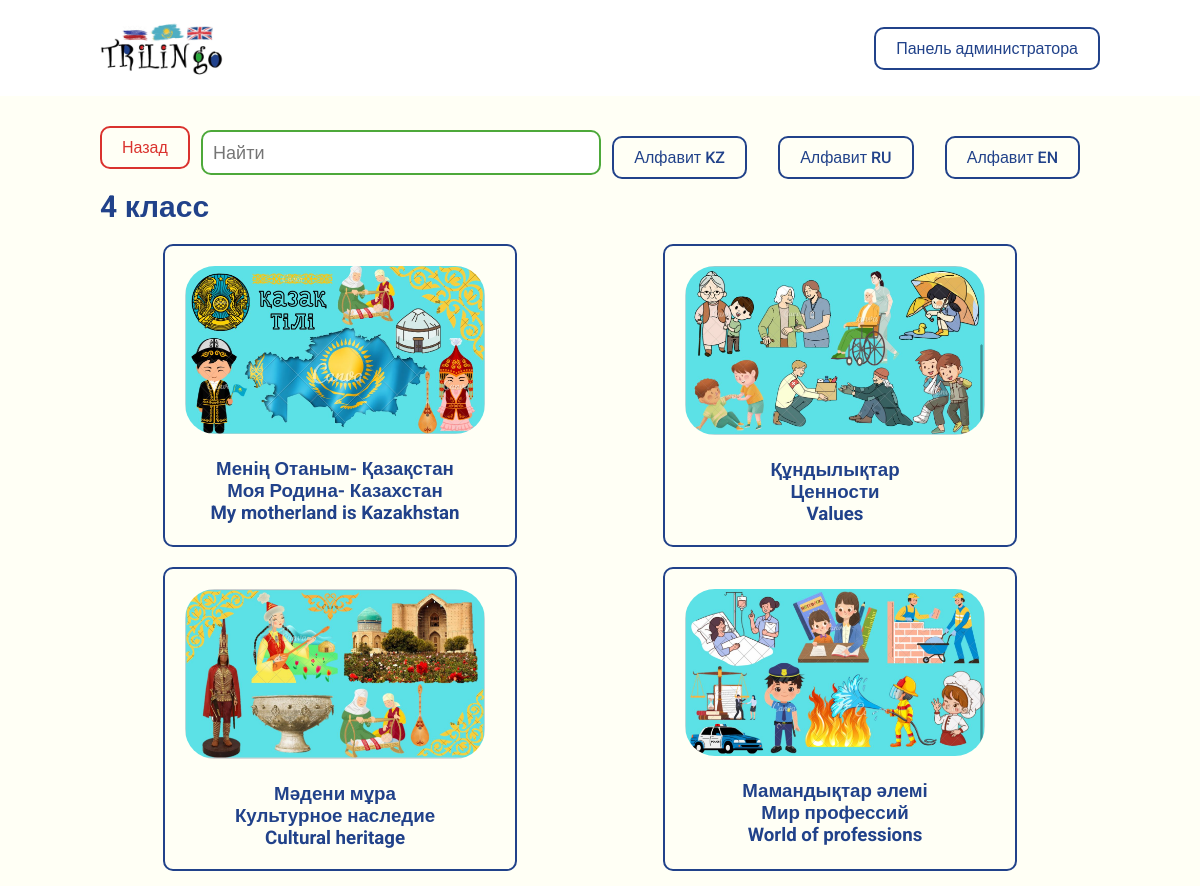
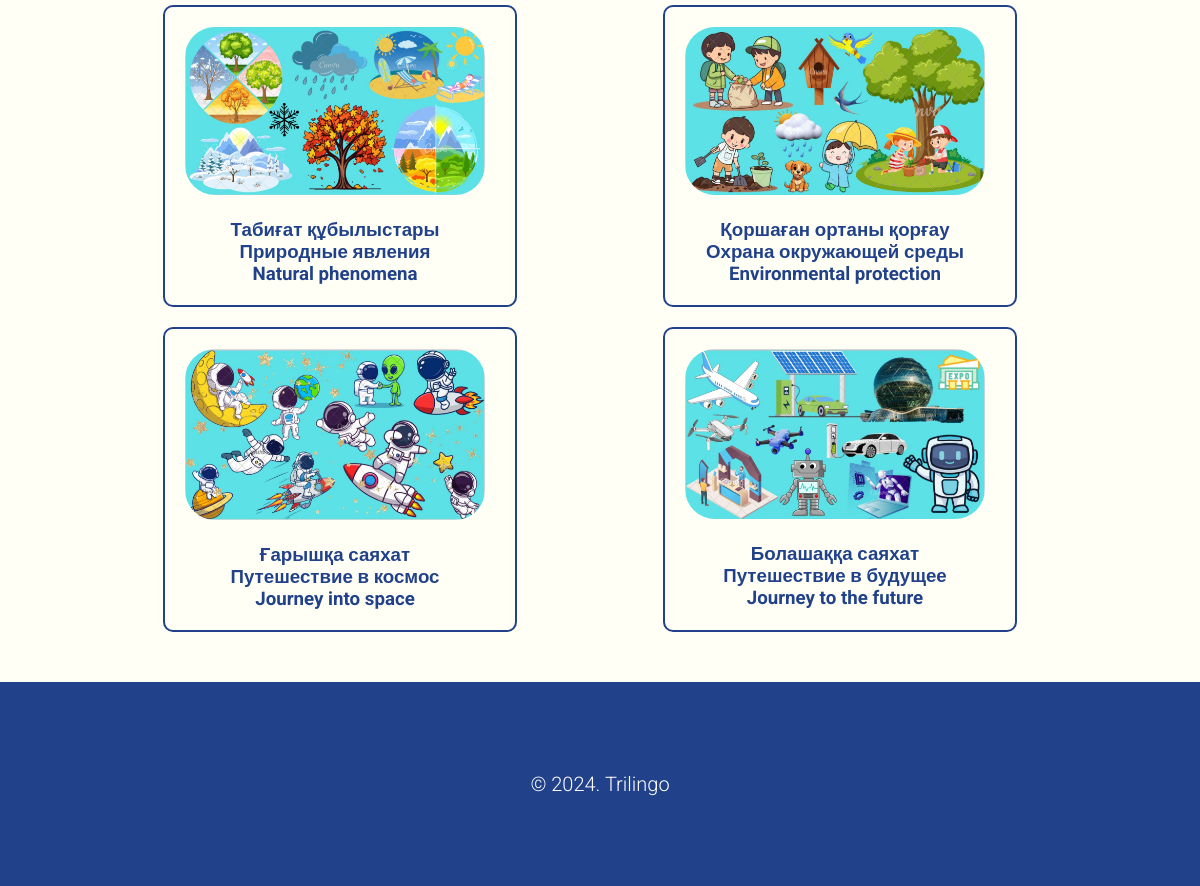
Screenshot of /class/themes/4-klass/ with the database file from the repository (2 pictures, top to bottom).
### trilingo_app/models.py (models this page shows, shortened)
class WorkingClass(models.Model):
    name = models.CharField("Название класса", max_length=35)
    slug = models.SlugField(unique=True, blank=True, editable=False)
    class Meta:
        verbose_name = "Класс"
        verbose_name_plural = "Классы"

class Theme(models.Model):
    working_class = models.ForeignKey(WorkingClass, on_delete=models.CASCADE, verbose_name="Выберите класс", default="")
    word_kz = models.CharField("Название темы на казахском", max_length=35, default="")
    word_ru = models.CharField("Название темы на русском", max_length=35, default="")
    word_en = models.CharField("Название темы на английском", max_length=35, default="")
    image = models.ImageField("Изображение темы", upload_to="themes/", default="")
    slug = models.SlugField(unique=True, blank=True, editable=False)
    class Meta:
        verbose_name = "Тема"
        verbose_name_plural = "Темы"

### trilingo_app/views.py (the view)
# urls.py: path('class/themes/<slug:slug>/', views.themes_page, name='themes_page'),
def themes_page(request, slug):
    working_class = get_object_or_404(WorkingClass, slug=slug)
    themes = Theme.objects.filter(working_class=working_class)
    context = {
        'working_class': working_class,
        'themes': themes
    }
    return render(request, "./themes.html", context)

### trilingo_app/templates/themes.html (shortened to what this page needs)
{% extends './base.html' %}
{% load static %}
{% block content %}
<section class="block">
    <div class="container">
        <div class="d-flex align-items-center space-between">
            <a href="{% url 'home_page' %}" class="button-danger">Назад</a>
            <input type="text" placeholder="Найти" id="search-bar">
            <a href="{% url 'alphabets_kz_page' %}" class="button-primary">Алфавит KZ</a>
            <a href="{% url 'alphabets_ru_page' %}" class="button-primary">Алфавит RU</a>
            <a href="{% url 'alphabets_en_page' %}" class="button-primary">Алфавит EN</a>
        </div>
        <h1 class="title">{{ working_class.name }}</h1>
        <div class="theme-list">
            {% for theme in themes %}
            <a href="{% url 'theme_detail_page' slug=theme.slug %}" class="theme-item">
                <div class="themes-column">
                    <img src="{{ theme.image.url }}" class="theme-img" alt="{{ theme.word_kz }} {{ theme.word_ru }} {{ theme.word_en }}">
                    <div class="themes-text">
                        <h3>{{ theme.word_kz }}</h3>
                    </div>
                    <div class="themes-text">
                        <h3>{{ theme.word_ru }}</h3>
                    </div>
                    <div class="themes-text">
                        <h3>{{ theme.word_en }}</h3>
                    </div>
                </div>
            </a>
            {% endfor %}
        </div>
    </div>
</section>
{% endblock %}

### trilingo_app/static/css/style.css (style rules this page uses)
* { padding: 0; margin: 0; box-sizing: border-box; font-family: "Roboto", sans-serif; }
html { scroll-behavior: smooth; }
.container { margin-left: 100px; margin-right: 100px; }
.d-flex { display: flex; }
.d-flex.align-items-center { align-items: center; }
.d-flex.space-between { justify-content: space-between; }
.button-primary { padding: 10px 20px; border: 2px solid #21428a; background-color: transparent; color: #21428a; text-decoration: none; border-radius: 10px; display: inline-block; font-weight: 500; transition: 0.3s ease-in-out; }
.button-danger { padding: 10px 20px; border: 2px solid #da332e; background-color: transparent; color: #da332e; text-decoration: none; border-radius: 10px; display: inline-block; font-weight: 500; transition: 0.3s ease-in-out; }
#search-bar { top: -5px; position: relative; font-size: 18px; border-radius: 10px; border: 2px solid #4da93a; width: 40%; padding: 10px; }
.title { color: #21428a; font-size: 30px; }
.block { background-color: #fffff5; padding: 30px 0; min-height: 100vh; }
.block .title { margin-bottom: 20px; }
.block .button-primary { margin-right: 20px; }
.block .button-danger { margin-bottom: 20px; }
.theme-item { flex-basis: 22%; margin-right: 20px; display: block; border-radius: 10px; border: 2px solid #21428a; padding: 20px; color: #21428a; text-decoration: none; margin-bottom: 20px; transition: 0.3s ease-in-out; }
.themes-text { display: block; text-align: center; }
.themes-text h3 { text-align: center; }
.theme-list { display: flex; flex-wrap: wrap; justify-content: space-around; }
.themes-column { flex-basis: 20%; margin-right: 10px; display: inline-block; }
.theme-img { width: 300px; object-fit: cover; border-radius: 30px; margin-bottom: 20px; }

### rows the page displays
WorkingClass: name "4 класс"
Theme: image (picture), word_kz "Менің Отаным- Қазақстан", word_ru "Моя Родина- Казахстан", word_en "My motherland is Kazakhstan"
Theme: image (picture), word_kz "Құндылықтар", word_ru "Ценности", word_en "Values"
Theme: image (picture), word_kz "Мәдени мұра", word_ru "Культурное наследие", word_en "Cultural heritage"
Theme: image (picture), word_kz "Мамандықтар әлемі", word_ru "Мир профессий", word_en "World of professions"
Theme: image (picture), word_kz "Табиғат құбылыстары", word_ru "Природные явления", word_en "Natural phenomena"
Theme: image (picture), word_kz "Қоршаған ортаны қорғау", word_ru "Охрана окружающей среды", word_en "Environmental protection"
Theme: image (picture), word_kz "Ғарышқа саяхат", word_ru "Путешествие в космос", word_en "Journey into space"
Theme: image (picture), word_kz "Болашаққа саяхат", word_ru "Путешествие в будущее", word_en "Journey to the future"
